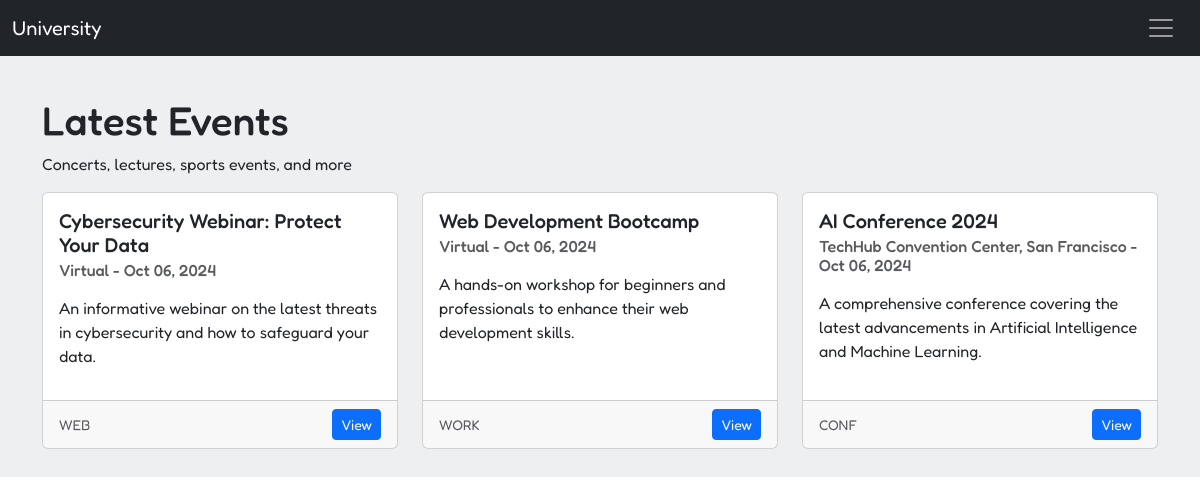
Screenshot of /events/ with the database file from the repository.
### main/models.py (models this page shows, shortened)
class Event(models.Model):
	EVENT_TYPES = (
        ('CONF', 'Conference'),
        ('WEB', 'Webinar'),
        ('WORK', 'Workshop'),
        ('MEET', 'Meeting'),
    )
	title = models.CharField(max_length=255)
	description = models.TextField(blank=True, null=True)
	location = models.CharField(max_length=255, blank=True, null=True)
	location_URL = models.URLField(blank=True, null=True)
	event_type = models.CharField(max_length=5, choices=EVENT_TYPES, default='CONF')
	start_date = models.DateTimeField()
	end_date = models.DateTimeField()
	is_virtual = models.BooleanField(default=False)
	organizer = models.CharField(max_length=255, blank=True, null=True)
	created_at = models.DateTimeField(auto_now_add=True)
	updated_at = models.DateTimeField(auto_now=True)
	class Meta:
		ordering = ['start_date']
		verbose_name_plural = 'Events'

### main/views.py (the view)
# urls.py: path('events/', views.events, name='events'),
def events(request):
	events = models.Event.objects.order_by('-updated_at')
	return render(request, 'main/events.htm', {'events': events})

### main/templatetags/mark.py (called while the page is built)
@register.filter
def markdownify(text):
	return markdown.markdown(text)

### templates/main/events.htm (shortened to what this page needs)
{% extends 'base.htm' %}
{% load mark %}
{% block content %}
    {% if events %}
        <h1>Latest Events</h1>
        <p>Concerts, lectures, sports events, and more</p>
        <div class="row row-cols-1 row-cols-md-2 row-cols-lg-3 g-4">
            {% for event in events %}
                <div class="col">
                    <div class="card h-100">
                        <div class="card-body">
                            <h5 class="card-title">{{ event.title }}</h5>
                            <h6 class="card-subtitle mb-2 text-body-secondary">{{ event.location }} - {{ event.created_at|date:"M d, Y" }}</h6>
                            <p class="card-text">{{ event.description|markdownify|safe }}</p>
                        </div>
                        <div class="card-footer d-flex align-items-center justify-content-between">
                            <small class="text-body-secondary">{{ event.event_type }}</small>
                            <a href="{% url 'event' event.pk %}" class="btn btn-sm btn-primary">View</a>
                        </div>
                    </div>
                </div>
            {% endfor %}
        </div>
    {% endif %}
{% endblock %}

### static/css/custom.css (style rules this page uses)
* { font-family: "Fredoka", sans-serif; }
:root { --main-bg: #edeff1; --header-bg: #001F3F; --navbar-bg: #2C3E50; --section-bg: #FFFFFF; --footer-bg: #343A40; --accent-bg: #FFC72C; --white: #fff; }
body { background: var(--main-bg); }

### rows the page displays
Event: title "Cybersecurity Webinar: Protect Your Data", location "Virtual", created_at "Oct 06, 2024", description "An informative webinar on the latest threats in cybersecurity and how to safeguard your data.", event_type "WEB"
Event: title "Web Development Bootcamp", location "Virtual", created_at "Oct 06, 2024", description "A hands-on workshop for beginners and professionals to enhance their web development skills.", event_type "WORK"
Event: title "AI Conference 2024", location "TechHub Convention Center, San Francisco", created_at "Oct 06, 2024", description "A comprehensive conference covering the latest advancements in Artificial Intelligence and Machine Learning.", event_type "CONF"
